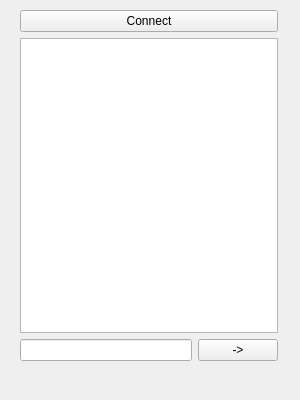
<?xml version="1.0" encoding="UTF-8"?>
<ui version="4.0">
 <class>MainWindow</class>
 <widget class="QMainWindow" name="MainWindow">
  <property name="geometry">
   <rect>
    <x>0</x>
    <y>0</y>
    <width>300</width>
    <height>400</height>
   </rect>
  </property>
  <property name="minimumSize">
   <size>
    <width>300</width>
    <height>400</height>
   </size>
  </property>
  <property name="maximumSize">
   <size>
    <width>300</width>
    <height>400</height>
   </size>
  </property>
  <property name="windowTitle">
   <string>MainWindow</string>
  </property>
  <widget class="QWidget" name="centralwidget">
   <widget class="QWidget" name="">
    <property name="geometry">
     <rect>
      <x>20</x>
      <y>10</y>
      <width>258</width>
      <height>351</height>
     </rect>
    </property>
    <layout class="QGridLayout" name="gridLayout">
     <item row="0" column="0" colspan="2">
      <widget class="QPushButton" name="pushButton">
       <property name="text">
        <string>Connect</string>
       </property>
      </widget>
     </item>
     <item row="1" column="0" colspan="2">
      <widget class="QTextBrowser" name="textBrowser"/>
     </item>
     <item row="2" column="0">
      <widget class="QLineEdit" name="lineEdit"/>
     </item>
     <item row="2" column="1">
      <widget class="QPushButton" name="pushButton_2">
       <property name="text">
        <string>-&gt;</string>
       </property>
      </widget>
     </item>
    </layout>
   </widget>
  </widget>
  <widget class="QMenuBar" name="menubar">
   <property name="geometry">
    <rect>
     <x>0</x>
     <y>0</y>
     <width>300</width>
     <height>22</height>
    </rect>
   </property>
  </widget>
 </widget>
 <resources/>
 <connections/>
</ui>
